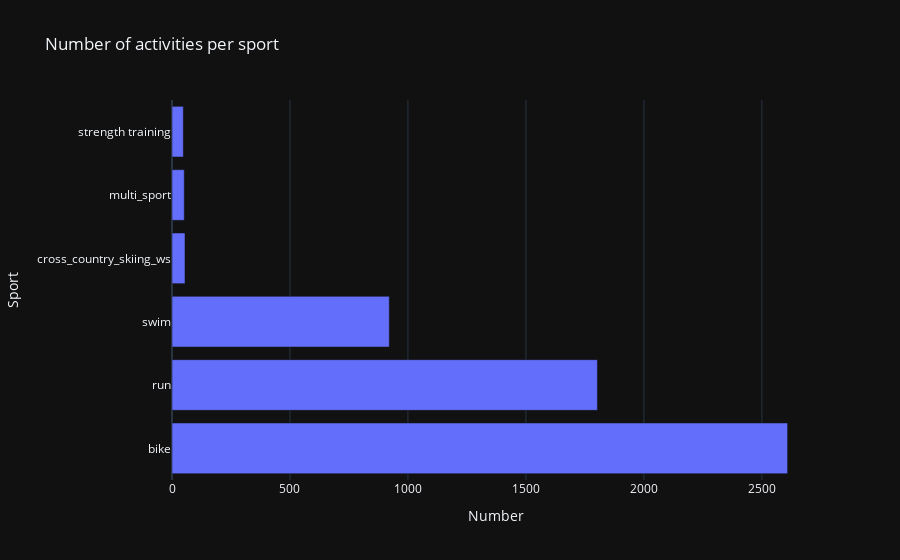

Source (notebook cell):
### Code cell
bars = summary.type.value_counts().reset_index()
px.bar(bars,y="index",x="type",orientation="h",
       title="Number of activities per sport",
       labels={"index":"Sport","type":"Number"})

### Figure 1 — Plotly figure (JSON) as saved in the notebook; plotly's stock layout.template omitted (floating-point values rounded to 4 significant figures)
{"data": [{"alignmentgroup": "True", "hovertemplate": "Number=%{x}<br>Sport=%{y}<extra></extra>", "legendgroup": "", "marker": {"color": "#636efa"}, "name": "", "offsetgroup": "", "orientation": "h", "showlegend": false, "textposition": "auto", "type": "bar", "x": [2609, 1803, 921, 55, 52, 48], "xaxis": "x", "y": ["bike", "run", "swim", "cross_country_skiing_ws", "multi_sport", "strength training"], "yaxis": "y"}], "layout": {"barmode": "relative", "legend": {"tracegroupgap": 0}, "title": {"text": "Number of activities per sport"}, "xaxis": {"anchor": "y", "domain": [0, 1], "title": {"text": "Number"}}, "yaxis": {"anchor": "x", "domain": [0, 1], "title": {"text": "Sport"}}}}
